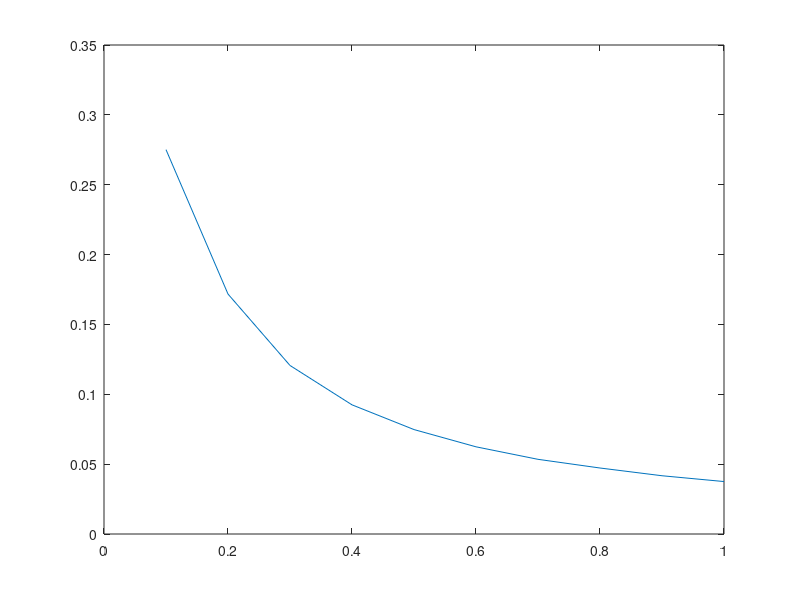

Recreate this plot in MATLAB.
TSR = 7;
GuessCL = 1;
blade_number=3;
n=10;
roverR =linspace(0+(1/n),1,10);
LamdaR = TSR*roverR;
wind_angle =[43.6,25.5,17.6,13.4,10.8,9,7.7,6.8,6,5.4];

for i = 1:n
chord(i) = (8*pi*roverR(i)*sind(wind_angle(i)))/(3*blade_number*GuessCL*LamdaR(i));
end
chord

plot(roverR,chord)